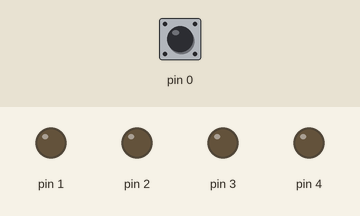
Bench run of a sketch on a simulated Arduino Uno, built with avr-gcc and run on an emulated ATmega328P. On the bench: output pins drawn as LEDs (lit = HIGH). Inputs (shaded band) come from the test bench; at power-on: pin 0 HIGH. Random numbers use the default seed unless the sketch sets one.

Above: at 1.2 s.
1.3 s: pin 0 pulled LOW for 0.15 s
At 1.8 s:
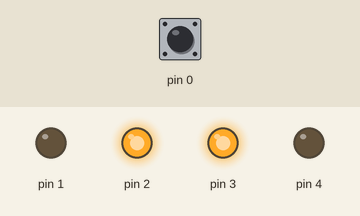
At 8.9 s:
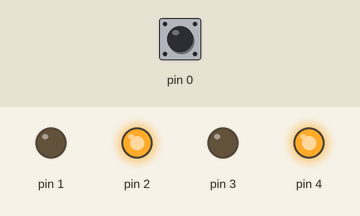
Timing chart, 0 to 10.3 s (numbered marks = the images above; inputs shaded):
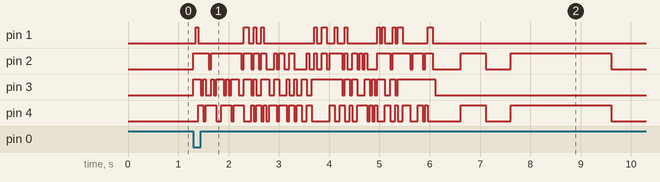

The sketch:

wuerfeln.ino
```cpp
int taste = PB0;

int zahl[7][4] = {
  {LOW, LOW, LOW, LOW}, // Null
  {HIGH, LOW, LOW, LOW}, // Eins
  {LOW, HIGH, LOW, LOW}, // Zwei
  {HIGH, LOW, HIGH, LOW}, // Drei
  {LOW, HIGH, HIGH, LOW}, // Vier
  {HIGH, HIGH, HIGH, LOW}, // Fünf
  {LOW, HIGH, HIGH, HIGH} // Sechs
};


int gruppe[4] = {PB4, PB3, PB2, PB1};

int seed __attribute__ ((section (".noinit"))); // Für den Zufallsgenerator

void setup() {
  pinMode(taste, INPUT_PULLUP);

  for(uint8_t i=0; i<4; i++) {
    pinMode(gruppe[i], OUTPUT);
    digitalWrite(gruppe[i], LOW);
  }

  // Zufallsgenerator
  randomSeed(seed);
}


void zahlZeigen(uint8_t wurf) {
  if (wurf < 7) {
    for(uint8_t i=0; i<4; i++) {
      digitalWrite(gruppe[i], zahl[wurf][i]);
    }
  }
  else {
    return;
  }
}


void loop() {
  uint8_t wurf = random(1, 7);
  uint8_t wuerfe = random(10, 100);
  int tastePush = digitalRead(taste);

  if(tastePush == LOW) {
    for(uint8_t i=0; i < wuerfe; i++) {   // Würfeln
      zahlZeigen(random(1, 7));
      delay(50);
    }
    zahlZeigen(0);
    delay(500);
    zahlZeigen(wurf);
    delay(500);
    zahlZeigen(0);
    delay(500);
    zahlZeigen(wurf);
    delay(2000);
    tastePush = HIGH;
    zahlZeigen(0);
  }
}
```
